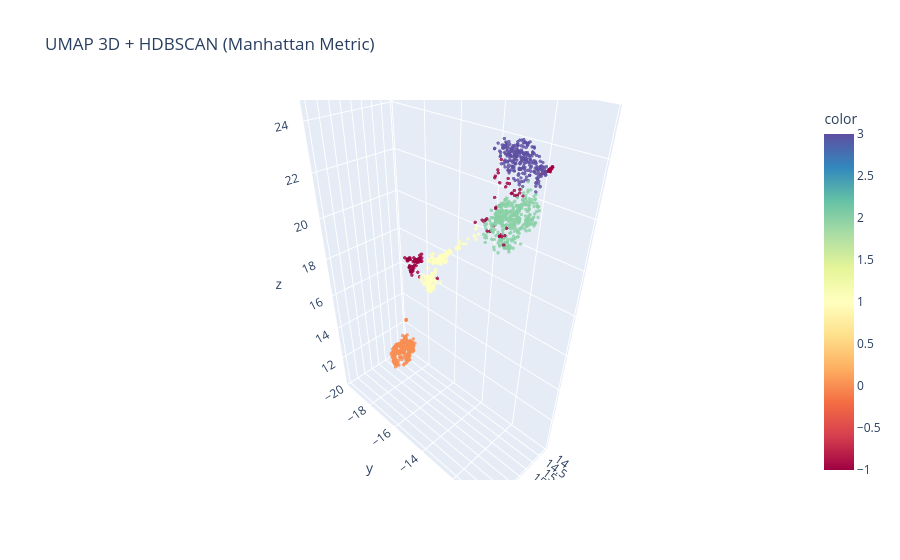

Notebook source saved alongside this figure:
### Markdown cell above
#### 3D Visualization

### Code cell
fig = px.scatter_3d(
    x=X_umap3[:, 0],
    y=X_umap3[:, 1],
    z=X_umap3[:, 2],
    color=hdb_labels,
    title="UMAP 3D + HDBSCAN (Manhattan Metric)",
    opacity=0.8,
    color_continuous_scale="Spectral"
)
fig.update_traces(marker=dict(size=2))
fig.show()

### Figure 1 — Plotly figure (JSON) as saved in the notebook; plotly's stock layout.template omitted (floating-point values rounded to 4 significant figures; data arrays with more than 128 entries replaced by an {"elided": "..."} marker saying what was removed)
{"data": [{"hovertemplate": "x=%{x}<br>y=%{y}<br>z=%{z}<br>color=%{marker.color}<extra></extra>", "legendgroup": "", "marker": {"color": {"elided": "1365 int values"}, "coloraxis": "coloraxis", "opacity": 0.8, "size": 2, "symbol": "circle"}, "mode": "markers", "name": "", "scene": "scene", "showlegend": false, "type": "scatter3d", "x": {"elided": "1365 float values"}, "y": {"elided": "1365 float values"}, "z": {"elided": "1365 float values"}}], "layout": {"autosize": true, "coloraxis": {"colorbar": {"title": {"text": "color"}}, "colorscale": [[0, "rgb(158,1,66)"], [0.1, "rgb(213,62,79)"], [0.2, "rgb(244,109,67)"], [0.3, "rgb(253,174,97)"], [0.4, "rgb(254,224,139)"], [0.5, "rgb(255,255,191)"], [0.6, "rgb(230,245,152)"], [0.7, "rgb(171,221,164)"], [0.8, "rgb(102,194,165)"], [0.9, "rgb(50,136,189)"], [1, "rgb(94,79,162)"]]}, "legend": {"tracegroupgap": 0}, "scene": {"aspectmode": "auto", "aspectratio": {"x": 0.489, "y": 1.152, "z": 1.776}, "domain": {"x": [0, 1], "y": [0, 1]}, "xaxis": {"title": {"text": "x"}, "type": "linear"}, "yaxis": {"title": {"text": "y"}, "type": "linear"}, "zaxis": {"title": {"text": "z"}, "type": "linear"}}, "title": {"text": "UMAP 3D + HDBSCAN (Manhattan Metric)"}}}
